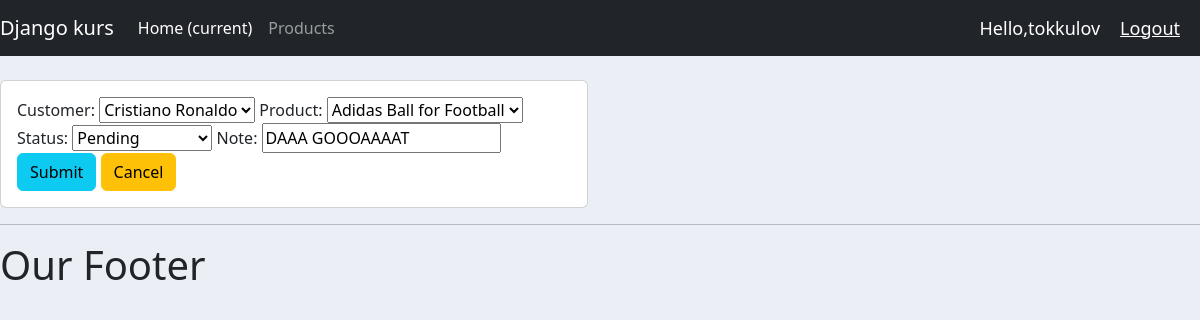
The page /update_order/2/ (signed in) on the database its author committed.
### accounts/models.py (models this page shows, shortened)
class Order (models.Model):
    STATUS = (
        ('Pending', 'Pending'),
        ('Out for delivery', 'Out for delivery'),
        ('Delivered', 'Delivered'),
    )
    customer = models.ForeignKey(Customer, null=True, on_delete=models.SET_NULL)
    product = models.ForeignKey(Product, null=True, on_delete=models.SET_NULL)
    date_created = models.DateTimeField(auto_now_add=True, null=True)
    status = models.CharField(max_length=200, null=True, choices=STATUS)
    note = models.CharField(max_length=1000, null=True)

### accounts/decorators.py (the view)
        def wrapper_func(request, *args, **kwargs):
            group = None
            if request.user.groups.exists():
                group = request.user.groups.all()[0].name
            if group in allowed_roles:
                return view_func(request, *args, **kwargs)
            else:
                return HttpResponse('You are not authorized to view this page')

### accounts/forms.py
class OrderForm(ModelForm):
    class Meta:
        model = Order
        fields = '__all__'

### accounts/models.py (called while the page is built)
    def __str__(self):
        return self.name

    def __str__(self):
        return self.name

### accounts/views.py (called while the page is built)
@login_required(login_url='login')
@allowed_users(allowed_roles = ['admin'])
def updateOrder(request, pk):
    order = Order.objects.get(id=pk)
    form = OrderForm(instance=order)
    context ={'form': form}
    if request.method == 'POST':
        form = OrderForm(request.POST, instance=order)
        if form.is_valid():
            form.save()
            return redirect('/')
    return render(request, 'accounts/order_form.html', context)

### accounts/templates/accounts/order_form.html (shortened to what this page needs)
{% extends 'accounts/main.html' %}
{% load static %}
{% block content %}
<br>
<div class="row">
    <div class="col-md-6">
        <div class="card card-body">
            <form action="" method="POST">{% csrf_token %}
                {{form}}
                <input class = "btn btn-info" type="submit" name="Submit">
                <a  class="btn btn-warning" href="{% url 'home' %}">Cancel</a>
            </form>
        </div>
    </div>
</div>
{% endblock %}

### accounts/templates/accounts/navbar.html (shortened to what this page needs)
{% load static %}
<nav class="navbar navbar-expand-lg navbar-dark bg-dark">
  <a class="navbar-brand" href="{% url 'home' %}">Django kurs</a>
  <div class="collapse navbar-collapse" id="navbarNavAltMarkup">
    <div class="navbar-nav">
      {% if request.user.is_staff %}
      <a class="nav-item nav-link active" href="{% url 'home' %}">Home <span class="sr-only">(current)</span></a>
      <a class="nav-item nav-link" href="{% url 'products' %}">Products</a>
    </div>
      {% else %}
      <li class = nav-item></li>
      <a class="nav-item nav-link" href="{% url 'account' %}">Settings</a>
      {% endif %}
  </div>
  <span class="hello-msg">Hello,{{request.user}} </span>
  <span><a class="hello-msg" href="{% url 'logout' %}">Logout</a></span>
</nav>

### static/css/main.css (style rules this page uses)
body { background-color: #ebeff5; }

### accounts/templates/accounts/navbar.html (style rules this page uses)
.hello-msg { font-size: 18px; color: #fff; margin-right: 20px; }

### rows shown on the page
Order: customer "Cristiano Ronaldo", product "Adidas Ball for Football", status "Pending", note "DAAA GOOOAAAAT"

### other values the page prints
{{ request.user }} "tokkulov"
